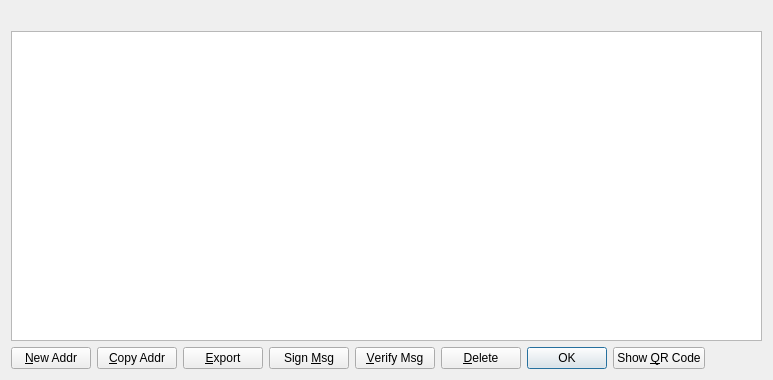
<?xml version="1.0" encoding="UTF-8"?>
<ui version="4.0">
 <class>AddressBookPage</class>
 <widget class="QWidget" name="AddressBookPage">
  <property name="geometry">
   <rect>
    <x>0</x>
    <y>0</y>
    <width>773</width>
    <height>380</height>
   </rect>
  </property>
  <property name="windowTitle">
   <string>Address Book</string>
  </property>
  <layout class="QVBoxLayout" name="verticalLayout">
   <item>
    <widget class="QLabel" name="labelExplanation">
     <property name="textFormat">
      <enum>Qt::PlainText</enum>
     </property>
     <property name="wordWrap">
      <bool>true</bool>
     </property>
    </widget>
   </item>
   <item>
    <widget class="QTableView" name="tableView">
     <property name="contextMenuPolicy">
      <enum>Qt::CustomContextMenu</enum>
     </property>
     <property name="toolTip">
      <string>Double-click to edit address or label</string>
     </property>
     <property name="tabKeyNavigation">
      <bool>false</bool>
     </property>
     <property name="alternatingRowColors">
      <bool>true</bool>
     </property>
     <property name="selectionMode">
      <enum>QAbstractItemView::SingleSelection</enum>
     </property>
     <property name="selectionBehavior">
      <enum>QAbstractItemView::SelectRows</enum>
     </property>
     <property name="sortingEnabled">
      <bool>true</bool>
     </property>
     <attribute name="verticalHeaderVisible">
      <bool>false</bool>
     </attribute>
    </widget>
   </item>
   <item>
    <layout class="QHBoxLayout" name="horizontalLayout">
     <item>
      <widget class="QPushButton" name="newAddress">
       <property name="toolTip">
        <string>Create a new address</string>
       </property>
       <property name="text">
        <string>&amp;New Addr</string>
       </property>
      </widget>
     </item>
     <item>
      <widget class="QPushButton" name="copyAddress">
       <property name="toolTip">
        <string>Copy the currently selected address to the system clipboard</string>
       </property>
       <property name="text">
        <string>&amp;Copy Addr</string>
       </property>
      </widget>
     </item>
     <item>
      <widget class="QPushButton" name="exportButton">
       <property name="toolTip">
        <string>Export the data in the current tab to a file</string>
       </property>
       <property name="text">
        <string>&amp;Export</string>
       </property>
      </widget>
     </item>
     <item>
      <widget class="QPushButton" name="signMessage">
       <property name="toolTip">
        <string>Sign a message to prove you own a GroestlCoin address</string>
       </property>
       <property name="text">
        <string>Sign &amp;Msg</string>
       </property>
      </widget>
     </item>
     <item>
      <widget class="QPushButton" name="verifyMessage">
       <property name="toolTip">
        <string>Verify a message to ensure it was signed with a specified GroestlCoin address</string>
       </property>
       <property name="text">
        <string>&amp;Verify Msg</string>
       </property>
      </widget>
     </item>
     <item>
      <widget class="QPushButton" name="deleteAddress">
       <property name="toolTip">
        <string>Delete the currently selected address from the list</string>
       </property>
       <property name="text">
        <string>&amp;Delete</string>
       </property>
      </widget>
     </item>
     <item>
      <widget class="QDialogButtonBox" name="buttonBox">
       <property name="sizePolicy">
        <sizepolicy hsizetype="Maximum" vsizetype="Fixed">
         <horstretch>0</horstretch>
         <verstretch>0</verstretch>
        </sizepolicy>
       </property>
       <property name="standardButtons">
        <set>QDialogButtonBox::Ok</set>
       </property>
      </widget>
     </item>
     <item>
      <widget class="QPushButton" name="showQRCode">
       <property name="text">
        <string>Show &amp;QR Code</string>
       </property>
      </widget>
     </item>
     <item>
      <spacer name="horizontalSpacer">
       <property name="orientation">
        <enum>Qt::Horizontal</enum>
       </property>
       <property name="sizeHint" stdset="0">
        <size>
         <width>40</width>
         <height>20</height>
        </size>
       </property>
      </spacer>
     </item>
    </layout>
   </item>
  </layout>
 </widget>
 <resources/>
 <connections/>
</ui>
